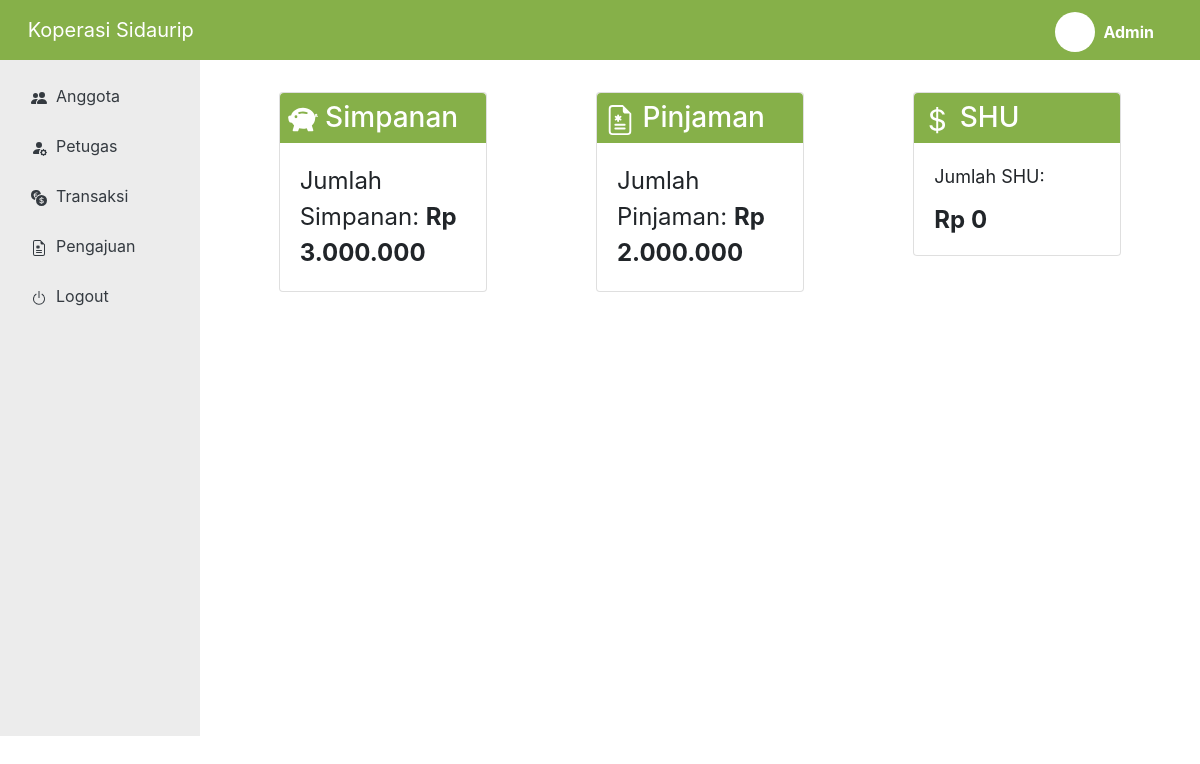
The page /views/admin/anggota/tampil_anggota.php?id_anggota=1 on the database its author committed.
### tables this page shows
CREATE TABLE `simpanan` (
  `id_simpanan` int NOT NULL,
  `id_anggota` int DEFAULT NULL,
  `tgl_simpanan` date DEFAULT NULL,
  `jumlah_simpanan` bigint DEFAULT NULL
);

CREATE TABLE `pinjaman` (
  `id_pinjaman` int NOT NULL,
  `id_anggota` int DEFAULT NULL,
  `tgl_pinjaman` date DEFAULT NULL,
  `tgl_jatuh_tempo` date DEFAULT NULL,
  `jumlah_pinjaman` bigint DEFAULT NULL,
  `bunga` int DEFAULT NULL,
  `angsuran` bigint DEFAULT NULL,
  `lama_angsuran` int DEFAULT NULL,
  `status` varchar(255) DEFAULT NULL
);

CREATE TABLE `shu` (
  `id_shu` int NOT NULL,
  `id_anggota` int DEFAULT NULL,
  `id_simpanan` int DEFAULT NULL,
  `id_pinjaman` int DEFAULT NULL,
  `bunga` int DEFAULT NULL,
  `nominal_shu` int NOT NULL
);

### controllers/simpananController.php (called while the page is built)
<?php
include_once '../../../models/simpanan.php';
class simpananController
{
    private $model;
    public function __construct($db)
    {
        $this->model = new simpanan($db);
    }
    public function getsimpananByid($id_anggota)
    {
        return $this->model->getsimpananByid($id_anggota);
    }
}

### models/simpanan.php (called while the page is built)
<?php
class simpanan
{
    private $koneksi;
    public function __construct($db)
    {
        $this->koneksi = $db;
    }
    public function getsimpananById($id_anggota)
    {
        $query = "SELECT * FROM simpanan WHERE id_anggota = '$id_anggota'";
        $result = mysqli_query($this->koneksi, $query);
        return mysqli_fetch_assoc($result);
    }
}

### controllers/pinjamanController.php (called while the page is built)
<?php
include_once '../../../models/pinjaman.php';
class pinjamanController
{
    private $model;
    public function __construct($db)
    {
        $this->model = new pinjaman($db);
    }
    public function getpinjamanByid($id_anggota)
    {
        return $this->model->getpinjamanByid($id_anggota);
    }
}

### models/pinjaman.php (called while the page is built)
<?php
class pinjaman
{
    private $koneksi;
    public function __construct($db)
    {
        $this->koneksi = $db;
    }
    public function getpinjamanById($id_anggota) {
        $query = "SELECT * FROM pinjaman WHERE id_anggota = '$id_anggota'";
        $result = mysqli_query($this->koneksi, $query);
        return mysqli_fetch_assoc($result);
    }
}

### controllers/shuController.php (called while the page is built)
<?php
include_once '../../../models/shu.php';
class shuController
{
    private $model;
    public function __construct($db)
    {
        $this->model = new shu($db);
    }
    public function getshuByid($id_anggota)
    {
        return $this->model->getshuByid($id_anggota);
    }
}

### models/shu.php (called while the page is built)
<?php
class shu
{
    private $koneksi;
    public function __construct($db)
    {
        $this->koneksi = $db;
    }
    public function getshuById($id_anggota) {
        $query = "SELECT * FROM shu WHERE id_anggota = '$id_anggota'";
        $result = mysqli_query($this->koneksi, $query);
        return mysqli_fetch_assoc($result);
    }
}

### views/admin/anggota/tampil_anggota.php (the view, shortened to what this page needs)
<?php
include_once '../../../config.php';
include_once '../../../controllers/simpananController.php';
include_once '../../../controllers/pinjamanController.php';
include_once '../../../controllers/shuController.php';
$database = new Database;
$db = $database->getKoneksi();
$id_anggota = $_GET['id_anggota'];
$simpananController = new simpananController($db);
$pinjamanController = new pinjamanController($db);
$shuController = new shuController($db);
$simpanan = $simpananController->getsimpananByid($id_anggota);
$pinjaman = $pinjamanController->getpinjamanById($id_anggota);
$shu = $shuController->getshuById($id_anggota);
?>
<?php
include '../../../header_petugas.php';
?>
<div class="container mt-5">
    <div class="row justify-content-around" style="margin-top: 10%;">
        <div class="col-md-3">
            <div class="card">
                <div class="card-title card-title-bg" style="background-color: #86b049;">
                    <h3 class="mb-0" >&nbspSimpanan</h3>
                </div>
                <div class="card-body">
                    <?php if ($simpanan): ?>
                        <p class="card-text" style="font-size: 24px;">Jumlah Simpanan: <strong>Rp
                                <?= number_format($simpanan['jumlah_simpanan'], 0, ',', '.'); ?>
                            </strong></p>
                    <?php else: ?>
                        <p class="card-text">Belum ada data simpanan untuk anggota ini.</p>
                    <?php endif; ?>
                </div>
            </div>
        </div>
        <div class="col-md-3">
            <div class="card">
                <div class="card-title card-title-bg" style="background-color: #86b049;">
                    <h3 class="mb-0">&nbspPinjaman</h3>
                </div>
                <div class="card-body">
                    <?php if ($pinjaman): ?>
                        <p class="card-text" style="font-size: 24px;">Jumlah Pinjaman: <strong>Rp
                                <?= number_format($pinjaman['jumlah_pinjaman'], 0, ',', '.'); ?>
                            </strong></p>
                    <?php else: ?>
                        <p class="card-text">Belum ada data pinjaman untuk anggota ini.</p>
                    <?php endif; ?>
                </div>
            </div>
        </div>
        <div class="col-md-3">
            <div class="card">
                <div class="card-title card-title-bg"style="background-color: #86b049;">
                    <h3 class="mb-0">&nbspSHU</h3>
                </div>
                <div class="card-body">
                    <?php if ($shu): ?>
                        <p class="card-text">Jumlah SHU:</p>
                        <h4 class="mb-0" style="font-size: 24px;"><strong>Rp
                                <?= number_format($shu['nominal_shu'], 0, ',', '.'); ?>
                            </strong></h4>
                    <?php else: ?>
                        <p class="card-text">Belum ada data SHU untuk anggota ini.</p>
                    <?php endif; ?>
                </div>
            </div>
        </div>
    </div>
</div>
<?php
include '../../../footer_petugas.php';
?>

### views/admin/anggota/tampil_anggota.php (style rules this page uses)
.card-title-bg { background-color: #007bff; color: #fff; padding: 8px; margin-bottom: 0; border-radius: 0.25rem 0.25rem 0 0; }
.card-text { font-size: 18px; }

### rows shown on the page
simpanan: jumlah_simpanan "3.000.000"
pinjaman: jumlah_pinjaman "2.000.000"
shu: nominal_shu "0"
